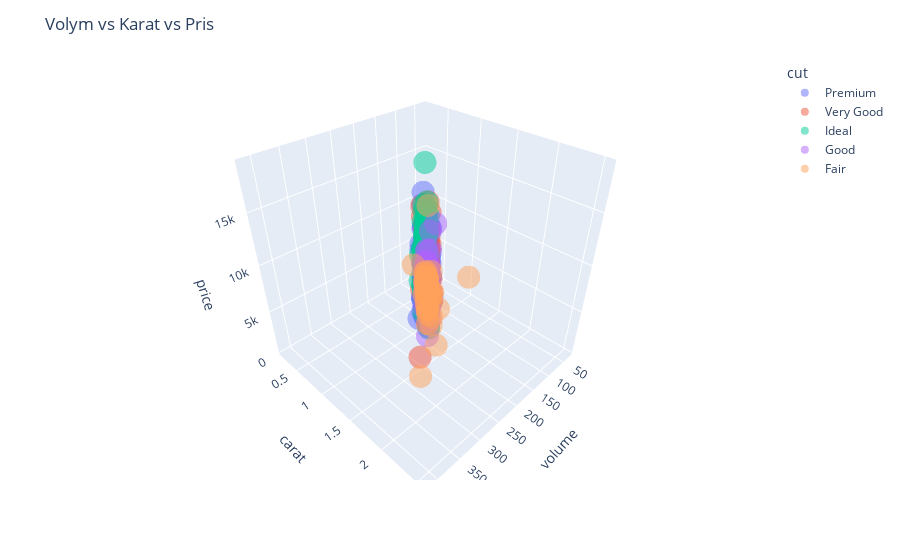

Here is the notebook cell this chart was saved with:
### Code cell
# Ensure 'volume' exists in the sampled dataframe
sample_df = df.sample(2000).copy()
if 'volume' not in sample_df.columns:
    sample_df['volume'] = sample_df['x'] * sample_df['y'] * sample_df['z']

fig = px.scatter_3d(
    sample_df,
    x='volume',
    y='carat',
    z='price',
    color='cut',  # kategorisk färg
    opacity=0.5
)

fig.update_layout(title="Volym vs Karat vs Pris")
fig.show()

### Figure 1 — Plotly figure (JSON) as saved in the notebook; plotly's stock layout.template omitted (floating-point values rounded to 4 significant figures; data arrays with more than 128 entries replaced by an {"elided": "..."} marker saying what was removed)
{"data": [{"hovertemplate": "cut=Premium<br>volume=%{x}<br>carat=%{y}<br>price=%{z}<extra></extra>", "legendgroup": "Premium", "marker": {"color": "#636efa", "opacity": 0.5, "symbol": "circle"}, "mode": "markers", "name": "Premium", "scene": "scene", "showlegend": true, "type": "scatter3d", "x": {"elided": "510 float values"}, "y": {"elided": "510 float values"}, "z": {"elided": "510 int values"}}, {"hovertemplate": "cut=Very Good<br>volume=%{x}<br>carat=%{y}<br>price=%{z}<extra></extra>", "legendgroup": "Very Good", "marker": {"color": "#EF553B", "opacity": 0.5, "symbol": "circle"}, "mode": "markers", "name": "Very Good", "scene": "scene", "showlegend": true, "type": "scatter3d", "x": {"elided": "440 float values"}, "y": {"elided": "440 float values"}, "z": {"elided": "440 int values"}}, {"hovertemplate": "cut=Ideal<br>volume=%{x}<br>carat=%{y}<br>price=%{z}<extra></extra>", "legendgroup": "Ideal", "marker": {"color": "#00cc96", "opacity": 0.5, "symbol": "circle"}, "mode": "markers", "name": "Ideal", "scene": "scene", "showlegend": true, "type": "scatter3d", "x": {"elided": "802 float values"}, "y": {"elided": "802 float values"}, "z": {"elided": "802 int values"}}, {"hovertemplate": "cut=Good<br>volume=%{x}<br>carat=%{y}<br>price=%{z}<extra></extra>", "legendgroup": "Good", "marker": {"color": "#ab63fa", "opacity": 0.5, "symbol": "circle"}, "mode": "markers", "name": "Good", "scene": "scene", "showlegend": true, "type": "scatter3d", "x": {"elided": "182 float values"}, "y": {"elided": "182 float values"}, "z": {"elided": "182 int values"}}, {"hovertemplate": "cut=Fair<br>volume=%{x}<br>carat=%{y}<br>price=%{z}<extra></extra>", "legendgroup": "Fair", "marker": {"color": "#FFA15A", "opacity": 0.5, "symbol": "circle"}, "mode": "markers", "name": "Fair", "scene": "scene", "showlegend": true, "type": "scatter3d", "x": [81.67, 365.0, 144.9, 160.3, 158.6, 112.4, 82.82, 113.7, 120.4, 161.8, 229.6, 36.16, 80.51, 55.63, 352.6, 106.5, 163.9, 112.0, 140.3, 151.9, 147.5, 190.5, 159.6, 82.32, 138.2, 249.0, 164.2, 181.5, 89.9, 76.8, 159.1, 79.79, 168.5, 246.7, 154.1, 78.33, 156.7, 382.8, 111.1, 112.5, 84.9, 162.0, 87.44, 229.0, 273.6, 114.1, 160.1, 232.6, 230.8, 151.8, 133.1, 199.5, 92.45, 197.5, 110.8, 158.6, 111.4, 99.4, 240.0, 163.5, 113.0, 50.02, 232.2, 160.0, 149.4, 140.2], "y": [0.5, 2.17, 0.91, 1.01, 1.0, 0.7, 0.52, 0.7, 0.73, 1.0, 1.5, 0.23, 0.5, 0.35, 2.02, 0.65, 1.05, 0.7, 0.96, 1.01, 1.0, 1.2, 1.0, 0.5, 0.9, 1.51, 1.01, 1.15, 0.57, 0.5, 1.0, 0.5, 1.0, 1.52, 1.01, 0.5, 1.02, 2.48, 0.71, 0.7, 0.54, 1.02, 0.51, 1.51, 1.83, 0.7, 1.01, 1.45, 1.5, 0.96, 1.51, 1.25, 0.59, 1.24, 0.7, 1.0, 0.7, 0.62, 1.5, 1.0, 0.75, 0.3, 1.5, 1.0, 0.96, 0.9], "z": [1323, 6817, 3210, 4791, 4704, 2273, 1030, 2092, 3002, 2875, 5268, 369, 1577, 738, 15695, 1659, 2396, 3296, 2672, 4181, 3080, 3011, 3142, 1446, 2873, 10553, 3816, 6530, 1133, 1069, 1805, 1035, 3951, 7303, 3294, 1188, 3633, 15030, 1832, 2208, 1944, 5681, 1340, 8010, 5083, 2381, 4004, 4320, 4328, 2759, 7188, 3990, 903, 4058, 956, 3965, 1134, 1410, 16364, 4150, 2363, 630, 10206, 5908, 2438, 3276]}], "layout": {"legend": {"title": {"text": "cut"}, "tracegroupgap": 0}, "margin": {"t": 60}, "scene": {"domain": {"x": [0, 1], "y": [0, 1]}, "xaxis": {"title": {"text": "volume"}}, "yaxis": {"title": {"text": "carat"}}, "zaxis": {"title": {"text": "price"}}}, "title": {"text": "Volym vs Karat vs Pris"}}}
